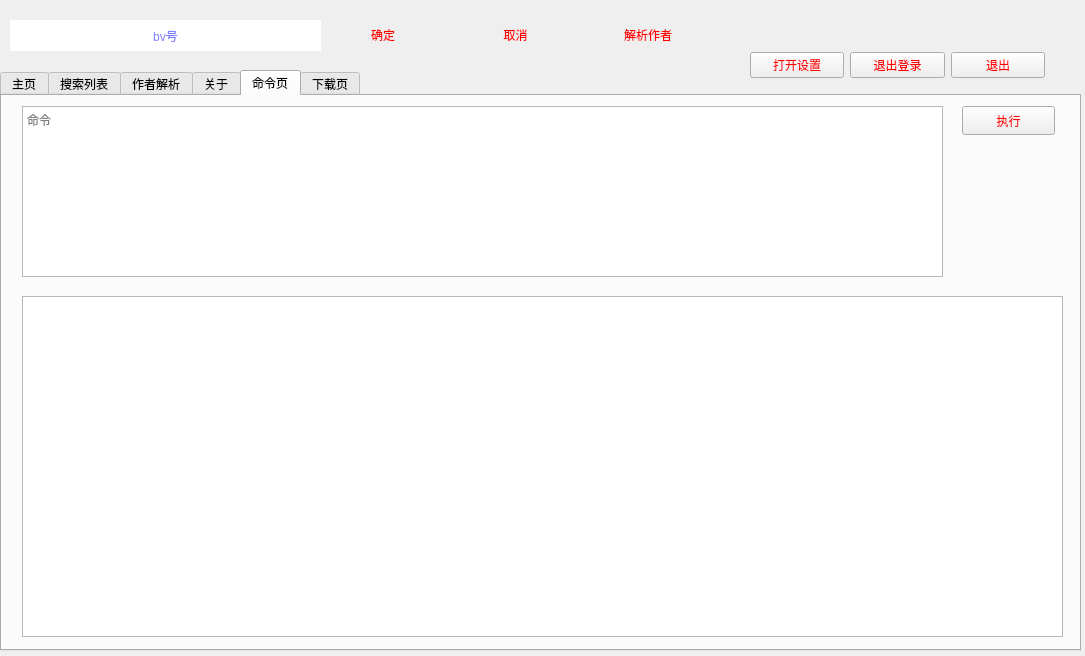
<?xml version="1.0" encoding="UTF-8"?>
<ui version="4.0">
 <class>bilibili_get</class>
 <widget class="QWidget" name="bilibili_get">
  <property name="geometry">
   <rect>
    <x>0</x>
    <y>0</y>
    <width>1085</width>
    <height>656</height>
   </rect>
  </property>
  <property name="windowTitle">
   <string>Widget</string>
  </property>
  <property name="styleSheet">
   <string notr="true">QPushButton {
	color: red;
	font-size: 20;
}
QLineEdit {
	color: blue;
	font-size: 20;
}
tabWidget{
	color: green;
	font-size: 15px;
}</string>
  </property>
  <widget class="QTabWidget" name="tabWidget">
   <property name="enabled">
    <bool>true</bool>
   </property>
   <property name="geometry">
    <rect>
     <x>0</x>
     <y>70</y>
     <width>1081</width>
     <height>581</height>
    </rect>
   </property>
   <property name="currentIndex">
    <number>4</number>
   </property>
   <widget class="QWidget" name="tab">
    <attribute name="title">
     <string>主页</string>
    </attribute>
    <widget class="QPushButton" name="cookie_button">
     <property name="geometry">
      <rect>
       <x>10</x>
       <y>10</y>
       <width>141</width>
       <height>41</height>
      </rect>
     </property>
     <property name="text">
      <string>获得cookie</string>
     </property>
     <property name="flat">
      <bool>true</bool>
     </property>
    </widget>
    <widget class="QTextEdit" name="ztl">
     <property name="enabled">
      <bool>true</bool>
     </property>
     <property name="geometry">
      <rect>
       <x>10</x>
       <y>60</y>
       <width>931</width>
       <height>501</height>
      </rect>
     </property>
     <property name="readOnly">
      <bool>true</bool>
     </property>
     <property name="overwriteMode">
      <bool>false</bool>
     </property>
    </widget>
    <widget class="QWidget" name="verticalLayoutWidget">
     <property name="geometry">
      <rect>
       <x>940</x>
       <y>60</y>
       <width>121</width>
       <height>31</height>
      </rect>
     </property>
     <layout class="QVBoxLayout" name="verticalLayout">
      <item>
       <widget class="QPushButton" name="start_bfq">
        <property name="text">
         <string>启动播放器</string>
        </property>
        <property name="flat">
         <bool>true</bool>
        </property>
       </widget>
      </item>
     </layout>
    </widget>
   </widget>
   <widget class="QWidget" name="tab_5">
    <property name="styleSheet">
     <string notr="true">pushButton{
	color: #070608;
};</string>
    </property>
    <attribute name="title">
     <string>搜索列表</string>
    </attribute>
    <widget class="QLineEdit" name="lineEdit_2">
     <property name="geometry">
      <rect>
       <x>710</x>
       <y>510</y>
       <width>251</width>
       <height>25</height>
      </rect>
     </property>
     <property name="text">
      <string/>
     </property>
     <property name="frame">
      <bool>false</bool>
     </property>
     <property name="placeholderText">
      <string>选定范围（就是每个结果前面的）</string>
     </property>
    </widget>
    <widget class="QPushButton" name="pushButton_2">
     <property name="geometry">
      <rect>
       <x>970</x>
       <y>510</y>
       <width>93</width>
       <height>29</height>
      </rect>
     </property>
     <property name="text">
      <string>sure</string>
     </property>
     <property name="flat">
      <bool>true</bool>
     </property>
    </widget>
    <widget class="QTextEdit" name="textEdit_2">
     <property name="enabled">
      <bool>true</bool>
     </property>
     <property name="geometry">
      <rect>
       <x>0</x>
       <y>40</y>
       <width>1061</width>
       <height>461</height>
      </rect>
     </property>
     <property name="readOnly">
      <bool>true</bool>
     </property>
    </widget>
    <widget class="QWidget" name="horizontalLayoutWidget_2">
     <property name="geometry">
      <rect>
       <x>700</x>
       <y>0</y>
       <width>351</width>
       <height>41</height>
      </rect>
     </property>
     <layout class="QHBoxLayout" name="horizontalLayout_2">
      <item>
       <widget class="QLineEdit" name="lineEdit">
        <property name="text">
         <string/>
        </property>
        <property name="frame">
         <bool>false</bool>
        </property>
        <property name="alignment">
         <set>Qt::AlignCenter</set>
        </property>
        <property name="dragEnabled">
         <bool>false</bool>
        </property>
        <property name="readOnly">
         <bool>false</bool>
        </property>
        <property name="placeholderText">
         <string>搜索内容</string>
        </property>
        <property name="clearButtonEnabled">
         <bool>true</bool>
        </property>
       </widget>
      </item>
      <item>
       <widget class="QPushButton" name="findS">
        <property name="text">
         <string>寻找</string>
        </property>
       </widget>
      </item>
     </layout>
    </widget>
   </widget>
   <widget class="QWidget" name="tab_2">
    <attribute name="title">
     <string>作者解析</string>
    </attribute>
    <widget class="QLineEdit" name="authorMid">
     <property name="geometry">
      <rect>
       <x>20</x>
       <y>30</y>
       <width>551</width>
       <height>31</height>
      </rect>
     </property>
     <property name="alignment">
      <set>Qt::AlignCenter</set>
     </property>
     <property name="placeholderText">
      <string>作者id</string>
     </property>
     <property name="clearButtonEnabled">
      <bool>true</bool>
     </property>
    </widget>
    <widget class="QPushButton" name="getUsrInfo">
     <property name="geometry">
      <rect>
       <x>600</x>
       <y>30</y>
       <width>93</width>
       <height>29</height>
      </rect>
     </property>
     <property name="text">
      <string>解析作者</string>
     </property>
    </widget>
    <widget class="QLineEdit" name="input_a">
     <property name="geometry">
      <rect>
       <x>570</x>
       <y>510</y>
       <width>261</width>
       <height>25</height>
      </rect>
     </property>
     <property name="placeholderText">
      <string>输入下载区间，详见“关于”</string>
     </property>
    </widget>
    <widget class="QPushButton" name="okForAuthor">
     <property name="geometry">
      <rect>
       <x>840</x>
       <y>510</y>
       <width>111</width>
       <height>29</height>
      </rect>
     </property>
     <property name="text">
      <string>确定</string>
     </property>
    </widget>
    <widget class="QTextEdit" name="videoOfAuthor">
     <property name="geometry">
      <rect>
       <x>20</x>
       <y>80</y>
       <width>1031</width>
       <height>411</height>
      </rect>
     </property>
    </widget>
    <widget class="QLabel" name="label">
     <property name="geometry">
      <rect>
       <x>780</x>
       <y>30</y>
       <width>241</width>
       <height>20</height>
      </rect>
     </property>
     <property name="text">
      <string/>
     </property>
    </widget>
   </widget>
   <widget class="QWidget" name="tab_3">
    <attribute name="title">
     <string>关于</string>
    </attribute>
    <widget class="QTextEdit" name="about">
     <property name="enabled">
      <bool>true</bool>
     </property>
     <property name="geometry">
      <rect>
       <x>0</x>
       <y>30</y>
       <width>1071</width>
       <height>591</height>
      </rect>
     </property>
     <property name="html">
      <string>&lt;!DOCTYPE HTML PUBLIC &quot;-//W3C//DTD HTML 4.0//EN&quot; &quot;http://www.w3.org/TR/REC-html40/strict.dtd&quot;&gt;
&lt;html&gt;&lt;head&gt;&lt;meta name=&quot;qrichtext&quot; content=&quot;1&quot; /&gt;&lt;meta charset=&quot;utf-8&quot; /&gt;&lt;style type=&quot;text/css&quot;&gt;
p, li { white-space: pre-wrap; }
&lt;/style&gt;&lt;/head&gt;&lt;body style=&quot; font-family:'Microsoft YaHei UI'; font-size:9pt; font-weight:400; font-style:normal;&quot;&gt;
&lt;ol style=&quot;margin-top: 0px; margin-bottom: 0px; margin-left: 0px; margin-right: 0px; -qt-list-indent: 1;&quot;&gt;&lt;li style=&quot; font-family:'Open Sans','Helvetica Neue','Helvetica','Arial','sans-serif'; color:#606c71;&quot; style=&quot; margin-top:0px; margin-bottom:0px; margin-left:0px; margin-right:0px; -qt-block-indent:0; text-indent:0px;&quot;&gt;本软件只提供视频解析，不提供任何资源上传、存储到服务器的功能。&lt;/li&gt;
&lt;li style=&quot; font-family:'Open Sans','Helvetica Neue','Helvetica','Arial','sans-serif'; color:#606c71;&quot; style=&quot; margin-top:0px; margin-bottom:0px; margin-left:0px; margin-right:0px; -qt-block-indent:0; text-indent:0px;&quot;&gt;本软件仅解析来自B站的内容，不会对解析到的音视频进行二次编码，部分视频会进行有限的格式转换、拼接等操作。&lt;/li&gt;
&lt;li style=&quot; font-family:'Open Sans','Helvetica Neue','Helvetica','Arial','sans-serif'; color:#606c71;&quot; style=&quot; margin-top:0px; margin-bottom:0px; margin-left:0px; margin-right:0px; -qt-block-indent:0; text-indent:0px;&quot;&gt;本软件解析得到的所有内容均来自B站UP主上传、分享，其版权均归原作者所有。内容提供者、上传者（UP主）应对其提供、上传的内容承担全部责任。&lt;/li&gt;
&lt;li style=&quot; font-family:'Open Sans','Helvetica Neue','Helvetica','Arial','sans-serif'; color:#606c71;&quot; style=&quot; margin-top:0px; margin-bottom:0px; margin-left:0px; margin-right:0px; -qt-block-indent:0; text-indent:0px;&quot;&gt;&lt;span style=&quot; font-weight:700;&quot;&gt;本软件提供的所有内容，仅可用作学习交流使用，未经原作者授权，禁止用于其他用途。请在下载24小时内删除。为尊重作者版权，请前往资源的原始发布网站观看，支持原创，谢谢。&lt;/span&gt;&lt;/li&gt;
&lt;li style=&quot; font-family:'Open Sans','Helvetica Neue','Helvetica','Arial','sans-serif'; color:#606c71;&quot; style=&quot; margin-top:0px; margin-bottom:12px; margin-left:0px; margin-right:0px; -qt-block-indent:0; text-indent:0px;&quot;&gt;因使用本软件产生的版权问题，软件作者概不负责。&lt;/li&gt;&lt;/ol&gt;
&lt;p style=&quot; margin-top:0px; margin-bottom:0px; margin-left:0px; margin-right:0px; -qt-block-indent:0; text-indent:0px;&quot;&gt;&lt;span style=&quot; font-family:'Open Sans','Helvetica Neue','Helvetica','Arial','sans-serif'; color:#606c71;&quot;&gt;&lt;br /&gt;&lt;/span&gt;&lt;/p&gt;&lt;/body&gt;&lt;/html&gt;</string>
     </property>
    </widget>
    <widget class="QLabel" name="label_4">
     <property name="geometry">
      <rect>
       <x>0</x>
       <y>0</y>
       <width>1061</width>
       <height>20</height>
      </rect>
     </property>
     <property name="text">
      <string>关于</string>
     </property>
    </widget>
   </widget>
   <widget class="QWidget" name="tab_4">
    <attribute name="title">
     <string>命令页</string>
    </attribute>
    <widget class="QTextEdit" name="cmd">
     <property name="geometry">
      <rect>
       <x>20</x>
       <y>10</y>
       <width>921</width>
       <height>171</height>
      </rect>
     </property>
     <property name="placeholderText">
      <string>命令</string>
     </property>
    </widget>
    <widget class="QPushButton" name="cmdButton">
     <property name="geometry">
      <rect>
       <x>960</x>
       <y>10</y>
       <width>93</width>
       <height>29</height>
      </rect>
     </property>
     <property name="text">
      <string>执行</string>
     </property>
    </widget>
    <widget class="QTextEdit" name="cmdReturn">
     <property name="geometry">
      <rect>
       <x>20</x>
       <y>200</y>
       <width>1041</width>
       <height>341</height>
      </rect>
     </property>
     <property name="readOnly">
      <bool>true</bool>
     </property>
    </widget>
   </widget>
   <widget class="QWidget" name="tab_6">
    <attribute name="title">
     <string>下载页</string>
    </attribute>
    <widget class="QLabel" name="label_2">
     <property name="geometry">
      <rect>
       <x>30</x>
       <y>20</y>
       <width>81</width>
       <height>31</height>
      </rect>
     </property>
     <property name="text">
      <string>正在下载：</string>
     </property>
    </widget>
    <widget class="QLabel" name="downloadName">
     <property name="geometry">
      <rect>
       <x>120</x>
       <y>20</y>
       <width>931</width>
       <height>31</height>
      </rect>
     </property>
     <property name="text">
      <string/>
     </property>
    </widget>
    <widget class="QProgressBar" name="progressBar">
     <property name="geometry">
      <rect>
       <x>30</x>
       <y>70</y>
       <width>461</width>
       <height>23</height>
      </rect>
     </property>
     <property name="value">
      <number>24</number>
     </property>
    </widget>
   </widget>
  </widget>
  <widget class="QLineEdit" name="bv_line">
   <property name="geometry">
    <rect>
     <x>10</x>
     <y>20</y>
     <width>311</width>
     <height>31</height>
    </rect>
   </property>
   <property name="text">
    <string/>
   </property>
   <property name="frame">
    <bool>false</bool>
   </property>
   <property name="alignment">
    <set>Qt::AlignCenter</set>
   </property>
   <property name="placeholderText">
    <string>bv号</string>
   </property>
   <property name="clearButtonEnabled">
    <bool>true</bool>
   </property>
  </widget>
  <widget class="QWidget" name="horizontalLayoutWidget">
   <property name="geometry">
    <rect>
     <x>320</x>
     <y>20</y>
     <width>391</width>
     <height>31</height>
    </rect>
   </property>
   <layout class="QHBoxLayout" name="horizontalLayout">
    <item>
     <widget class="QPushButton" name="sure_button">
      <property name="styleSheet">
       <string notr="true"/>
      </property>
      <property name="text">
       <string>确定</string>
      </property>
      <property name="flat">
       <bool>true</bool>
      </property>
     </widget>
    </item>
    <item>
     <widget class="QPushButton" name="unsure_button">
      <property name="styleSheet">
       <string notr="true"/>
      </property>
      <property name="text">
       <string>取消</string>
      </property>
      <property name="flat">
       <bool>true</bool>
      </property>
     </widget>
    </item>
    <item>
     <widget class="QPushButton" name="pushButton_5">
      <property name="text">
       <string>解析作者</string>
      </property>
      <property name="flat">
       <bool>true</bool>
      </property>
     </widget>
    </item>
   </layout>
  </widget>
  <widget class="QWidget" name="horizontalLayoutWidget_3">
   <property name="geometry">
    <rect>
     <x>750</x>
     <y>50</y>
     <width>295</width>
     <height>31</height>
    </rect>
   </property>
   <layout class="QHBoxLayout" name="horizontalLayout_3">
    <item>
     <widget class="QPushButton" name="settingForButton">
      <property name="text">
       <string>打开设置</string>
      </property>
     </widget>
    </item>
    <item>
     <widget class="QPushButton" name="out">
      <property name="text">
       <string>退出登录</string>
      </property>
     </widget>
    </item>
    <item>
     <widget class="QPushButton" name="pushButton_3">
      <property name="enabled">
       <bool>true</bool>
      </property>
      <property name="text">
       <string>退出</string>
      </property>
      <property name="flat">
       <bool>false</bool>
      </property>
     </widget>
    </item>
   </layout>
  </widget>
  <widget class="QLabel" name="userName">
   <property name="geometry">
    <rect>
     <x>768</x>
     <y>20</y>
     <width>241</width>
     <height>20</height>
    </rect>
   </property>
   <property name="text">
    <string/>
   </property>
   <property name="textFormat">
    <enum>Qt::AutoText</enum>
   </property>
   <property name="alignment">
    <set>Qt::AlignCenter</set>
   </property>
  </widget>
 </widget>
 <resources/>
 <connections/>
</ui>
